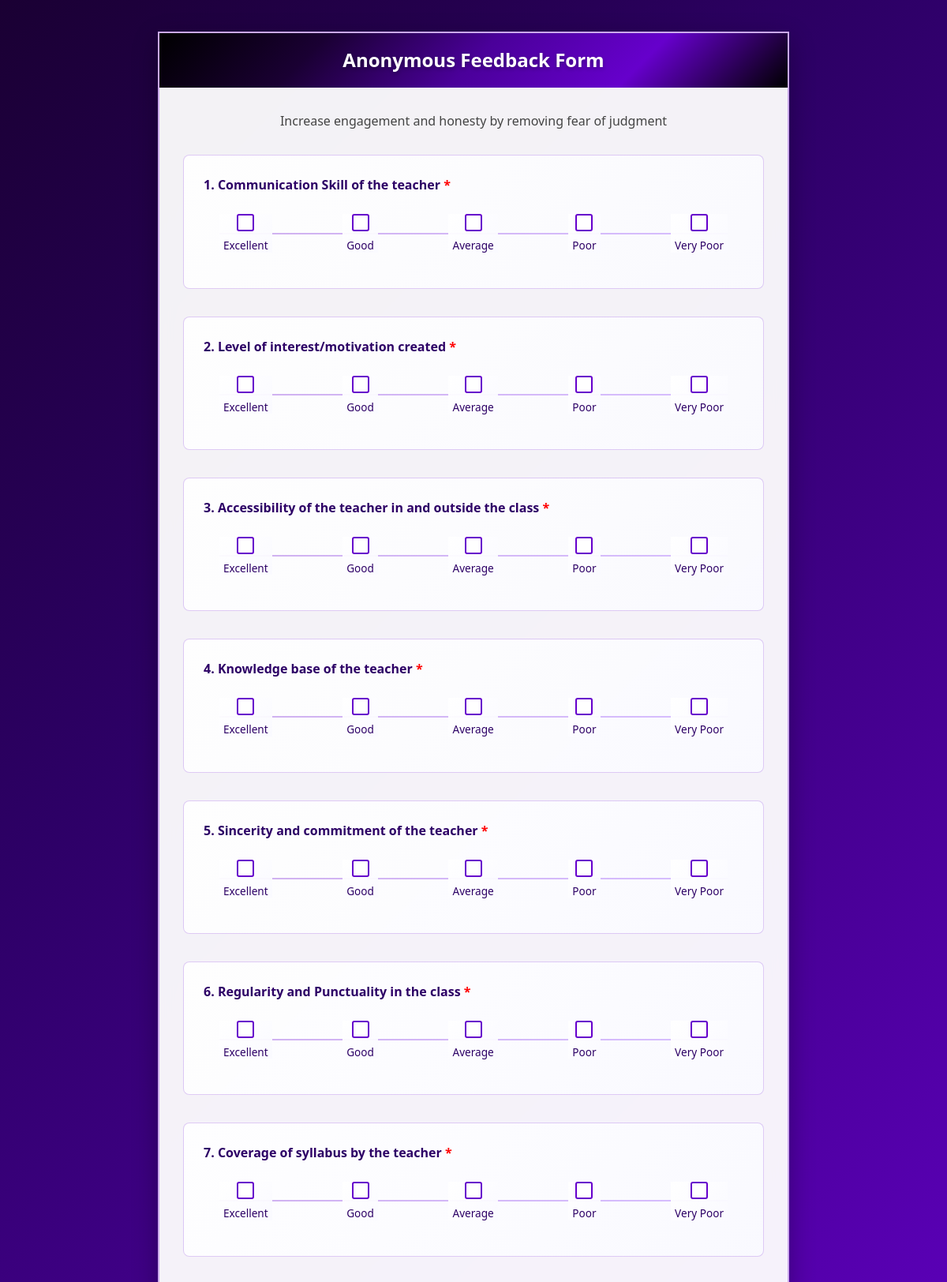
The page /student-feedback/ (upper part) on the database its author committed.
### feedback_app/models.py (models this page shows, shortened)
class FeedbackQuestion(models.Model):
    q_id = models.AutoField(primary_key=True)
    q_desc = models.TextField()
    q_type = models.CharField(max_length=20)  # e.g., 'MCQ' or 'DESC'
    active = models.BooleanField(default=True)
    is_required = models.BooleanField(default=False)  # NEW FIELD

class FeedbackQOption(models.Model):
    q = models.ForeignKey(FeedbackQuestion, on_delete=models.CASCADE)
    ans_id = models.CharField(max_length=10)  # Custom ID (not necessary for options)
    answer = models.CharField(max_length=200)  # The text of the option (e.g., "Excellent")

### feedback_app/views.py (the view)
# urls.py: path('student-feedback/', views.student_feedback_form, name='student_feedback_form'),
def student_feedback_form(request):
    questions = FeedbackQuestion.objects.filter(active=True).order_by('q_id')
    if 'student_feedback_session' not in request.session:
        request.session['student_feedback_session'] = str(uuid.uuid4())
    mcq_questions = []
    desc_questions = []
    for question in questions:
        if question.q_type == 'MCQ':
            options = FeedbackQOption.objects.filter(q=question).order_by('ans_id')
            mcq_questions.append({
                'question': question,
                'options': options
            })
        elif question.q_type == 'DESC':
            desc_questions.append(question)
    context = {
        'mcq_questions': mcq_questions,
        'desc_questions': desc_questions,
        'session_id': request.session['student_feedback_session'],
        'total_questions': questions.count()
    }
    return render(request, 'feedback_form.html', context)

### feedback_app/context_processors.py (called while the page is built)
def is_admin(request):
    user = request.user
    return {'is_admin': user.is_superuser or user.groups.filter(name='admin').exists()}

def is_hod(request):
    return {'is_hod': request.user.groups.filter(name='hod').exists()}

def is_teacher(request):
    return {'is_teacher': request.user.groups.filter(name='teacher').exists()}

### templates/feedback_form.html (shortened to what this page needs)
<!DOCTYPE html>
<html lang="en">
<head>
    <link href="https://cdn.jsdelivr.net/npm/bootstrap@5.1.3/dist/css/bootstrap.min.css" rel="stylesheet">
</head>
<body>
    <div class="feedback-container">
        <div class="form-section">
            <div class="form-header">
                <h2>Anonymous Feedback Form</h2>
            </div>
            <div class="form-body">
                <p class="intro-text text-center">Increase engagement and honesty by removing fear of judgment</p>
                <form id="feedbackForm">
                    {% for mcq in mcq_questions %}
                    <div class="question-section" data-question-id="{{ mcq.question.q_id }}" data-question-type="MCQ">
                        <div class="question-title">
                            {{ forloop.counter }}. {{ mcq.question.q_desc }}
                            <span style="color: red;">*</span>
                        </div>
                        <div class="rating-container">
                            {% for option in mcq.options %}
                            <div class="rating-option">
                                <div class="rating-checkbox" data-question="question_{{ mcq.question.q_id }}" data-value="{{ option.id }}"></div>
                                <div class="rating-label">{{ option.answer }}</div>
                            </div>
                            {% endfor %}
                        </div>
                    </div>
                    {% endfor %}
                </form>
            </div>
        </div>
    </div>
    </body>
    </html>

### templates/feedback_form.html (style rules this page uses)
body { background: linear-gradient(135deg, #1a0033 0%, #2d0066 25%, #4a0099 50%, #6600cc 75%, #8533ff 100%); min-height: 100vh; font-family: 'Segoe UI', Tahoma, Geneva, Verdana, sans-serif; padding: 40px 20px; display: flex; align-items: center; justify-content: center; }
.feedback-container { max-width: 800px; width: 100%; }
.form-section { background: rgba(255, 255, 255, 0.95); border: 2px solid rgba(102, 0, 204, 0.3); border-radius: 0; padding: 0; overflow: hidden; box-shadow: 0 10px 30px rgba(0, 0, 0, 0.3); backdrop-filter: blur(10px); }
.form-header { background: linear-gradient(135deg, #000000 0%, #1a0033 25%, #4a0099 50%, #6600cc 75%, #000000 100%); color: white; padding: 20px; text-align: center; }
.form-header h2 { margin: 0; font-size: 1.5rem; font-weight: 600; text-shadow: 0 2px 5px rgba(0, 0, 0, 0.3); }
.form-body { padding: 30px; }
.intro-text { color: #444; margin-bottom: 30px; line-height: 1.6; }
.question-section { margin-bottom: 35px; padding: 25px; border: 1px solid rgba(102, 0, 204, 0.2); border-radius: 8px; background: linear-gradient(135deg, rgba(255, 255, 255, 0.9), rgba(250, 250, 255, 0.9)); }
.question-title { font-weight: 600; color: #2d0066; margin-bottom: 25px; font-size: 1rem; text-align: left; }
.rating-container { position: relative; display: flex; justify-content: space-between; align-items: center; margin: 20px 0; padding: 0 20px; }
.rating-container::before { content: ''; position: absolute; top: 50%; left: 20px; right: 20px; height: 2px; background: linear-gradient(90deg, rgba(102, 0, 204, 0.3), rgba(133, 51, 255, 0.3)); z-index: 1; transform: translateY(-50%); }
.rating-option { display: flex; flex-direction: column; align-items: center; gap: 10px; position: relative; z-index: 2; background: linear-gradient(135deg, rgba(255, 255, 255, 0.95), rgba(250, 250, 255, 0.95)); padding: 0 5px; }
.rating-checkbox { width: 22px; height: 22px; border: 2px solid #6600cc; border-radius: 3px; cursor: pointer; position: relative; background: white; transition: all 0.2s ease; }
.rating-label { font-size: 0.85rem; color: #2d0066; text-align: center; font-weight: 500; max-width: 80px; line-height: 1.2; }

### rows shown on the page
FeedbackQuestion: question.q_desc "Communication Skill of the teacher"
FeedbackQOption: {{ option.id }} 10 (drawn), answer "Excellent"
FeedbackQOption: {{ option.id }} 11 (drawn), answer "Good"
FeedbackQOption: {{ option.id }} 12 (drawn), answer "Average"
FeedbackQOption: {{ option.id }} 13 (drawn), answer "Poor"
FeedbackQOption: {{ option.id }} 14 (drawn), answer "Very Poor"
FeedbackQuestion: question.q_desc "Level of interest/motivation created"
FeedbackQOption: {{ option.id }} 15 (drawn), answer "Excellent"
FeedbackQOption: {{ option.id }} 16 (drawn), answer "Good"
FeedbackQOption: {{ option.id }} 17 (drawn), answer "Average"
FeedbackQOption: {{ option.id }} 18 (drawn), answer "Poor"
FeedbackQOption: {{ option.id }} 19 (drawn), answer "Very Poor"
FeedbackQuestion: question.q_desc "Accessibility of the teacher in and outside the class"
FeedbackQOption: {{ option.id }} 20 (drawn), answer "Excellent"
FeedbackQOption: {{ option.id }} 21 (drawn), answer "Good"
FeedbackQOption: {{ option.id }} 22 (drawn), answer "Average"
FeedbackQOption: {{ option.id }} 23 (drawn), answer "Poor"
FeedbackQOption: {{ option.id }} 24 (drawn), answer "Very Poor"
FeedbackQuestion: question.q_desc "Knowledge base of the teacher"
FeedbackQOption: {{ option.id }} 25 (drawn), answer "Excellent"
FeedbackQOption: {{ option.id }} 26 (drawn), answer "Good"
FeedbackQOption: {{ option.id }} 27 (drawn), answer "Average"
FeedbackQOption: {{ option.id }} 28 (drawn), answer "Poor"
FeedbackQOption: {{ option.id }} 29 (drawn), answer "Very Poor"
FeedbackQuestion: question.q_desc "Sincerity and commitment of the teacher"
FeedbackQOption: {{ option.id }} 30 (drawn), answer "Excellent"
FeedbackQOption: {{ option.id }} 31 (drawn), answer "Good"
FeedbackQOption: {{ option.id }} 32 (drawn), answer "Average"
FeedbackQOption: {{ option.id }} 33 (drawn), answer "Poor"
FeedbackQOption: {{ option.id }} 34 (drawn), answer "Very Poor"
FeedbackQuestion: question.q_desc "Regularity and Punctuality in the class"
FeedbackQOption: {{ option.id }} 35 (drawn), answer "Excellent"
FeedbackQOption: {{ option.id }} 36 (drawn), answer "Good"
FeedbackQOption: {{ option.id }} 37 (drawn), answer "Average"
FeedbackQOption: {{ option.id }} 38 (drawn), answer "Poor"
FeedbackQOption: {{ option.id }} 39 (drawn), answer "Very Poor"
FeedbackQuestion: question.q_desc "Coverage of syllabus by the teacher"
FeedbackQOption: {{ option.id }} 40 (drawn), answer "Excellent"
FeedbackQOption: {{ option.id }} 41 (drawn), answer "Good"
FeedbackQOption: {{ option.id }} 42 (drawn), answer "Average"
FeedbackQOption: {{ option.id }} 43 (drawn), answer "Poor"
FeedbackQOption: {{ option.id }} 44 (drawn), answer "Very Poor"
